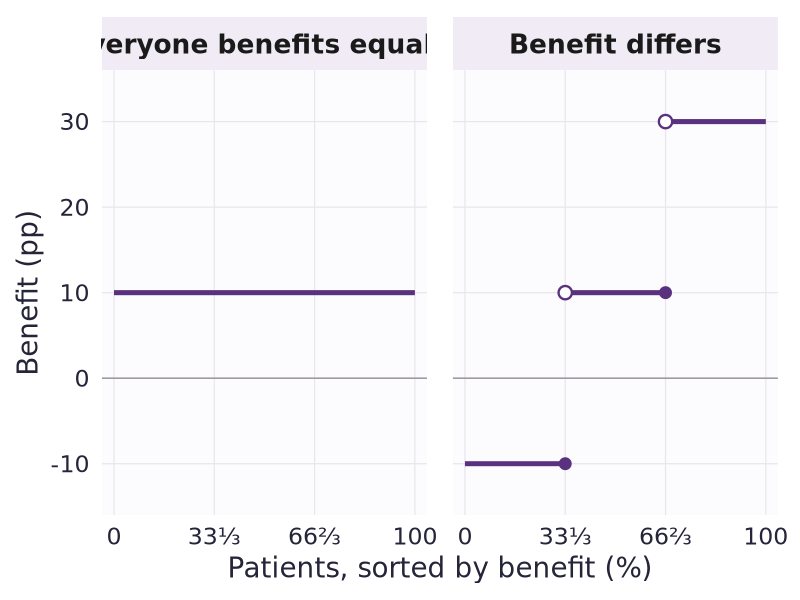
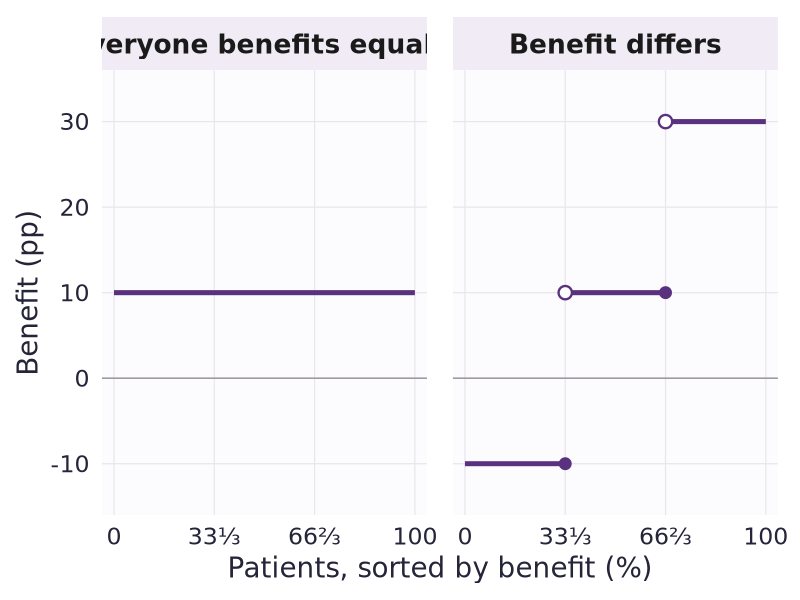

The R script that drew these images, in order:
#!/usr/bin/env Rscript
# Constructed conditional-average risks for the two-slide warm-up.
# These are population quantities, not sampled outcomes or fitted estimates.
library(ggplot2)

output_dir <- "results/warmup"
dir.create(output_dir, recursive = TRUE, showWarnings = FALSE)
scenario_names <- c("Constant benefit", "Heterogeneous benefit")
truth <- data.frame(
  scenario = rep(scenario_names, each = 3),
  profile = rep(c("A", "B", "C"), 2),
  population_weight = rep(1 / 3, 6),
  risk_control = rep(.40, 6),
  risk_treated = c(.30, .30, .30, .50, .30, .10)
)
truth$benefit <- truth$risk_control - truth$risk_treated
summary <- do.call(rbind, lapply(scenario_names, function(name) {
  d <- truth[truth$scenario == name, ]
  data.frame(
    scenario = name,
    risk_control = sum(d$population_weight * d$risk_control),
    risk_treated = sum(d$population_weight * d$risk_treated),
    mean_benefit = sum(d$population_weight * d$benefit)
  )
}))

# Check the population construction independently of the plot.
stopifnot(all(truth$risk_control >= 0 & truth$risk_control <= 1),
          all(truth$risk_treated >= 0 & truth$risk_treated <= 1),
          all(abs(tapply(truth$population_weight, truth$scenario, sum) - 1) < 1e-12),
          max(abs(summary$risk_control - .40)) < 1e-12,
          max(abs(summary$risk_treated - .30)) < 1e-12,
          max(abs(summary$mean_benefit - .10)) < 1e-12,
          max(abs(truth$benefit - c(.10, .10, .10, -.10, .10, .30))) < 1e-12)

# Population inverse-CDF quantile: at a jump boundary, take the lower step.
population_quantile <- function(u, d) {
  d <- d[order(d$benefit), ]
  cumulative <- cumsum(d$population_weight)
  vapply(u, function(p) d$benefit[which(cumulative >= p)[1]], numeric(1))
}
u <- c(.10, 1 / 3, .50, 2 / 3, .90)
stopifnot(max(abs(population_quantile(u, truth[4:6, ]) -
                     c(-.10, -.10, .10, .10, .30))) < 1e-12)

# Exact horizontal quantile segments, with open starts and closed ends at
# jumps. No smoothing, sampling uncertainty or package inference is implied.
segments <- data.frame(
  scenario = c(scenario_names[1], rep(scenario_names[2], 3)),
  lower_percentile = c(0, 0, 100 / 3, 200 / 3),
  upper_percentile = c(100, 100 / 3, 200 / 3, 100),
  benefit_pp = c(10, -10, 10, 30)
)
segments$scenario <- factor(segments$scenario, levels = scenario_names)
jump_start <- segments[segments$scenario == scenario_names[2] &
                         segments$lower_percentile > 0, ]
jump_end <- segments[segments$scenario == scenario_names[2] &
                       segments$upper_percentile < 100, ]

figure <- ggplot(segments) +
  geom_hline(yintercept = 0, colour = "#9A929F", linewidth = .5) +
  geom_segment(aes(x = lower_percentile, xend = upper_percentile,
                   y = benefit_pp, yend = benefit_pp),
               colour = "#5A317E", linewidth = 1.7, lineend = "butt") +
  geom_point(data = jump_start, aes(lower_percentile, benefit_pp),
             shape = 21, fill = "white", colour = "#5A317E", stroke = 1.2, size = 3.7) +
  geom_point(data = jump_end, aes(upper_percentile, benefit_pp),
             colour = "#5A317E", size = 3.7) +
  facet_wrap(~ scenario, nrow = 1, labeller = as_labeller(c(
    "Constant benefit" = "Everyone benefits equally",
    "Heterogeneous benefit" = "Benefit differs"))) +
  scale_x_continuous(breaks = c(0, 100 / 3, 200 / 3, 100),
                     labels = c("0", "33⅓", "66⅔", "100"),
                     limits = c(0, 100), expand = expansion(mult = .04)) +
  scale_y_continuous(breaks = seq(-10, 30, by = 10), limits = c(-16, 36),
                     expand = expansion(mult = 0)) +
  labs(x = "Patients, sorted by benefit (%)", y = "Benefit (pp)") +
  theme_minimal(base_size = 20, base_family = "DejaVu Sans") +
  theme(
    text = element_text(colour = "#252438"),
    axis.text = element_text(colour = "#252438", size = 17),
    axis.title = element_text(margin = margin(t = 10, r = 10)),
    panel.grid.minor = element_blank(),
    panel.grid.major = element_line(colour = "#E9E5EC", linewidth = .4),
    strip.text = element_text(face = "bold", size = 19,
                              margin = margin(t = 10, b = 10)),
    strip.background = element_rect(fill = "#F0EBF4", colour = NA),
    panel.spacing = grid::unit(1.3, "lines"),
    plot.background = element_rect(fill = "white", colour = NA),
    panel.background = element_rect(fill = "#FCFBFD", colour = NA),
    plot.margin = margin(12, 16, 12, 12)
  )

write.csv(truth, file.path(output_dir, "population-risks.csv"), row.names = FALSE)
write.csv(summary, file.path(output_dir, "population-means.csv"), row.names = FALSE)
write.csv(segments, file.path(output_dir, "quantile-segments.csv"), row.names = FALSE)
ggsave(file.path(output_dir, "effect-distributions.png"), figure,
       width = 12, height = 6.2, dpi = 220, bg = "white")
ggsave(file.path(output_dir, "effect-distributions.pdf"), figure,
       width = 12, height = 6.2, device = grDevices::cairo_pdf, bg = "white")
cat("Verified equal 10 pp population means, valid risks and exact quantile steps.\n")
